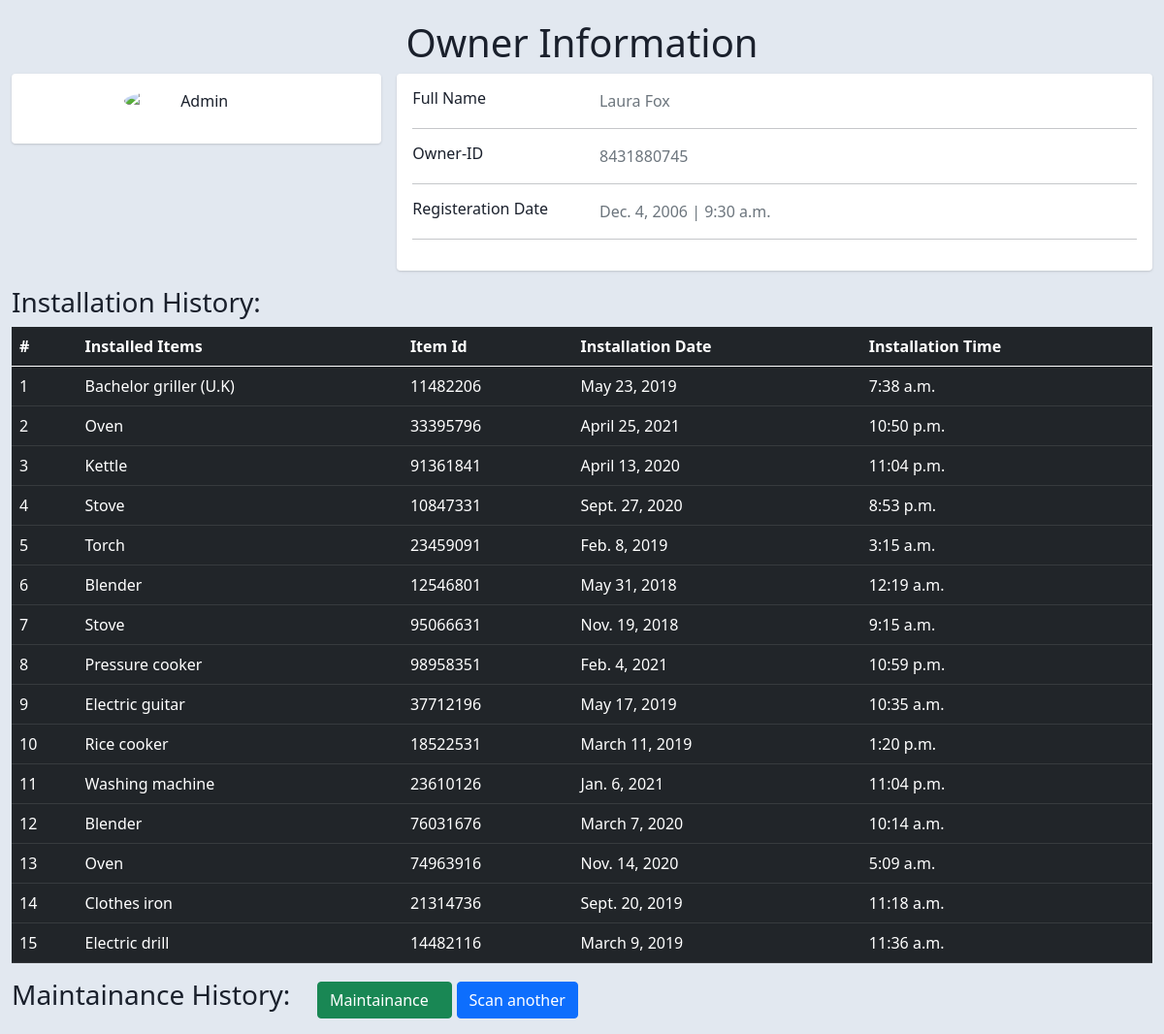
The app's page /store/info/8431880745/ with its own data.
### store/models.py (models this page shows, shortened)
class Owner(models.Model):
	owner_id = models.IntegerField(default=0,primary_key=True)
	owner_Fname = models.CharField(max_length=200)
	owner_Lname = models.CharField(max_length=200)
	registered_date = models.DateTimeField('date added')

class Installation(models.Model):
	owner = models.ForeignKey(Owner,on_delete=models.CASCADE)
	installed_item = models.CharField(max_length=200)
	item_id = models.CharField(max_length=200)
	install_date = models.DateTimeField('date installed')

### store/views.py (the view)
# urls.py: path('info/<int:o_id>/', views.GetDetails2, name='details2'),
def GetDetails2(request,o_id):
	try :
		details_dict = {}
		owner_info = list(Owner.objects.filter(owner_id=str(o_id)).values())
		Installation_info = get_installation_Info(o_id)
		Maintainance_info = get_mainatainance_date(o_id)
		for i in owner_info[0]:
			details_dict[i] = owner_info[0][i]
		details_dict['installed_item'] = Installation_info
		details_dict['last_maintainance_on'] = Maintainance_info
		details_dict['title'] = "Owner Details"
		return render(request,"info.html",details_dict);
	except IndexError:
		return HttpResponse("<center><H1> The User with \'user-id\' : \' %d \' Is Not Registered!</H1><br>SomeThing Fishy is Going On!...</center>"%(o_id))

### store/views.py (called while the page is built)
def get_installation_Info(o_id):
	Installation_info = list(Installation.objects.filter(owner_id=str(o_id)).values_list('installed_item','item_id','install_date'))
	return Installation_info if len(Installation_info) > 0 else "No Installations Done Yet"

def get_mainatainance_date(o_id):
	try:
		Maintainance_info = list(Maintainance.objects.filter(owner_id=str(o_id)).values_list('maintain_date').order_by('-maintain_date')[:1])
		return (str(Maintainance_info[0][0])[:10] if type(Maintainance_info) == list else Maintainance_info)
	except IndexError:
		return "No Maintainace Done Yet"

### TEMPLATES/info.html (shortened to what this page needs)
{%extends "base.html"%}
{% load static%}
{%block content%}
<div class="container-fluid">
	<center><h1>Owner Information</h1></center>
	 <div class="row gutters-sm">
	            <div class="col-md-4 mb-3">
	              <div class="card">
	                <div class="card-body">
	                  <div class="d-flex flex-column align-items-center text-center">
	                    <img src="https://bootdey.com/img/Content/avatar/avatar7.png" alt="Admin" class="rounded-circle" width="150">
	                  </div>
	                </div>
	              </div>
	          </div>
	      <div class="col-md-8">
              <div class="card mb-3">
                <div class="card-body">
                  <div class="row">
                    <div class="col-sm-3">
                      <h6 class="mb-0">Full Name</h6>
                    </div>
                    <div class="col-sm-9 text-secondary">
                      {{owner_Fname}} {{owner_Lname}}
                    </div>
                  </div>
                  <hr>
                  <div class="row">
                    <div class="col-sm-3">
                      <h6 class="mb-0">Owner-ID</h6>
                    </div>
                    <div class="col-sm-9 text-secondary">
                      {{owner_id}}
                    </div>
                  </div>
                  <hr>
                  <div class="row">
                    <div class="col-sm-3">
                      <h6 class="mb-0">Registeration Date</h6>
                    </div>
                    <div class="col-sm-9 text-secondary">
                      {{registered_date|date}} | {{registered_date|time}}
                    </div>
                  </div>
                  <hr>
                </div>
              </div>
          </div>
      </div>
      <h3>Installation History:</h3>
	    <table class="table table-dark">
		  <thead>
		    <tr>
		      <th scope="col">#</th>
		      <th scope="col">Installed Items</th>
		      <th scope="col">Item Id</th>
		      <th scope="col">Installation Date</th>
		      <th scope="col">Installation Time</th>
		    </tr>
		  </thead>
		  <tbody>
		  	{% for data in installed_item %}
		    <tr>
		     <td>{{forloop.counter}}</td>
		      <td>{{ data.0 }}</td>
		      <td>{{ data.1 }}</td>
		      <td>{{ data.2|date }}</td>
		      <td>{{ data.2|time }}</td>
		    </tr>
		    {% endfor %}
		  </tbody>
		</table>
	<p><h3 style="margin:0%; padding-right: 2%; display: inline-block;">Maintainance History:</h3>
	<a style="margin:0%; padding-right: 2%; display: inline-block;" class ="btn btn-success" href= "{% url 'maintainance_record' owner_id %}">Maintainance</a>
  <a class ="btn btn-primary" href= "{% url 'index' %}">Scan another</a></p>
</div>
{% endblock%}

### TEMPLATES/base.html (shortened to what this page needs)
<!doctype html>
<html lang="en">
  <head>
    <link href="https://cdn.jsdelivr.net/npm/bootstrap@5.0.0-beta3/dist/css/bootstrap.min.css" rel="stylesheet">
  </head>
  <body>
    {% block content %}
    {% endblock %}
  </body>
</html>

### TEMPLATES/info.html (style rules this page uses)
body { margin-top:20px; color: #1a202c; text-align: left; background-color: #e2e8f0; }
.card { box-shadow: 0 1px 3px 0 rgba(0,0,0,.1), 0 1px 2px 0 rgba(0,0,0,.06); }
.card { position: relative; display: flex; flex-direction: column; min-width: 0; word-wrap: break-word; background-color: #fff; background-clip: border-box; border: 0 solid rgba(0,0,0,.125); border-radius: .25rem; }
.card-body { flex: 1 1 auto; min-height: 1px; padding: 1rem; }
.gutters-sm { margin-right: -8px; margin-left: -8px; }
.gutters-sm>.col, .gutters-sm>[class*=col-] { padding-right: 8px; padding-left: 8px; }
.mb-3, .my-3 { margin-bottom: 1rem!important; }

### records on screen
Owner: owner_Fname "Laura", owner_Lname "Fox", registered_date "Dec. 4, 2006", registered_date "9:30 a.m."
Installation: installed_item "Bachelor griller (U.K)", item "11482206", install_date "May 23, 2019", data "7:38 a.m."
Installation: installed_item "Oven", item "33395796", install_date "April 25, 2021", data "10:50 p.m."
Installation: installed_item "Kettle", item "91361841", install_date "April 13, 2020", data "11:04 p.m."
Installation: installed_item "Stove", item "10847331", install_date "Sept. 27, 2020", data "8:53 p.m."
Installation: installed_item "Stove", item "95066631", install_date "Nov. 19, 2018", data "9:15 a.m."
Installation: installed_item "Pressure cooker", item "98958351", install_date "Feb. 4, 2021", data "10:59 p.m."
Installation: installed_item "Electric guitar", item "37712196", install_date "May 17, 2019", data "10:35 a.m."
Installation: installed_item "Rice cooker", item "18522531", install_date "March 11, 2019", data "1:20 p.m."
Installation: installed_item "Washing machine", item "23610126", install_date "Jan. 6, 2021", data "11:04 p.m."
Installation: installed_item "Blender", item "76031676", install_date "March 7, 2020", data "10:14 a.m."
Installation: installed_item "Clothes iron", item "21314736", install_date "Sept. 20, 2019", data "11:18 a.m."
Installation: installed_item "Electric drill", item "14482116", install_date "March 9, 2019", data "11:36 a.m."

### other values on screen
{{ owner_id }} "8431880745"
{{ data.0 }} "Torch" "Blender" "Oven"
{{ data.1 }} "23459091" "12546801" "74963916"
{{ data.2|date }} "Feb. 8, 2019" "May 31, 2018" "Nov. 14, 2020"
{{ data.2|time }} "3:15 a.m." "12:19 a.m." "5:09 a.m."
